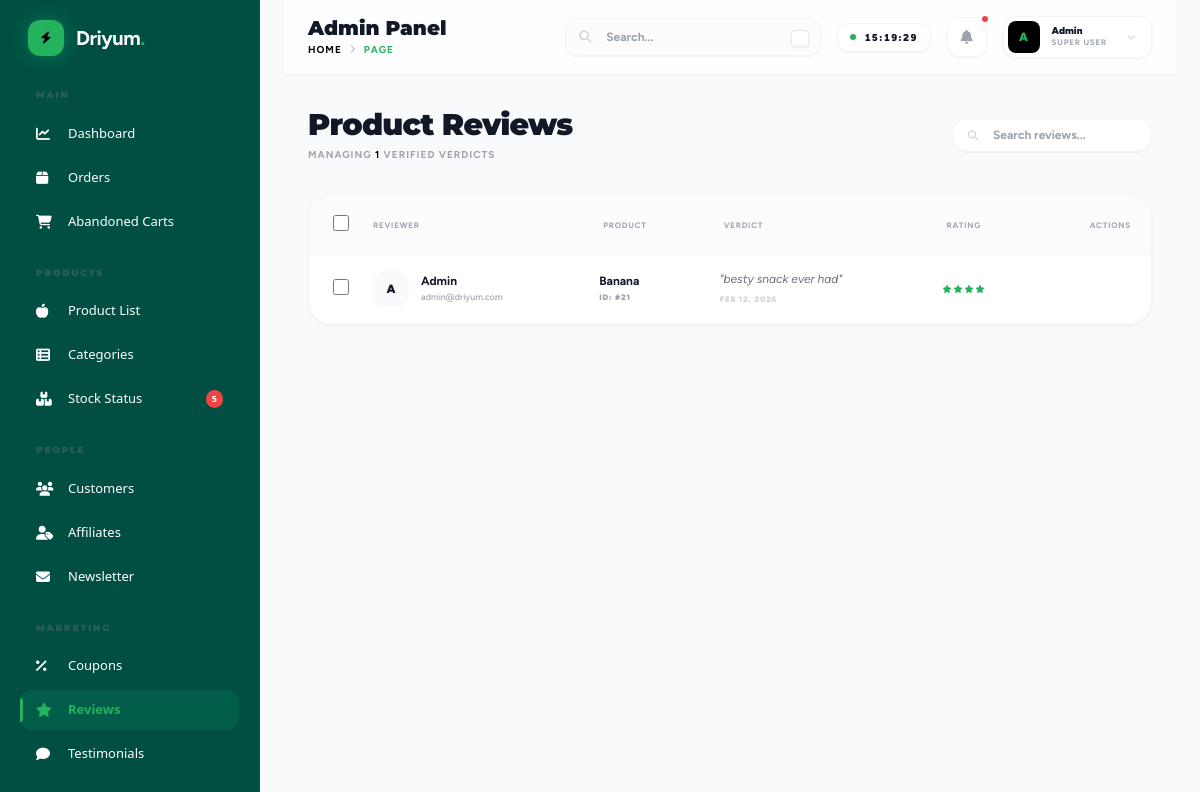
Screenshot of /admin/reviews.php (signed in) with the database file from the repository.
### tables this page shows
CREATE TABLE `reviews` (
  `id` int(11) NOT NULL,
  `product_id` int(11) NOT NULL,
  `user_id` int(11) NOT NULL,
  `rating` int(11) DEFAULT 5,
  `comment` text DEFAULT NULL,
  `is_approved` tinyint(1) DEFAULT 0,
  `created_at` timestamp NOT NULL DEFAULT current_timestamp()
);

CREATE TABLE `users` (
  `id` int(11) NOT NULL,
  `name` varchar(255) NOT NULL,
  `email` varchar(255) NOT NULL,
  `phone` varchar(20) DEFAULT NULL,
  `password` varchar(255) NOT NULL,
  `is_admin` tinyint(1) DEFAULT 0,
  `is_active` tinyint(1) DEFAULT 1,
  `created_at` timestamp NOT NULL DEFAULT current_timestamp(),
  `updated_at` timestamp NOT NULL DEFAULT current_timestamp() ON UPDATE current_timestamp()
);

CREATE TABLE `products` (
  `id` int(11) NOT NULL,
  `category_id` int(11) NOT NULL,
  `name` varchar(255) NOT NULL,
  `slug` varchar(255) NOT NULL,
  `description` text DEFAULT NULL,
  `ingredients` text DEFAULT NULL,
  `nutritional_info` text DEFAULT NULL,
  `weight` varchar(50) DEFAULT NULL,
  `shelf_life` varchar(100) DEFAULT NULL,
  `storage_instructions` text DEFAULT NULL,
  `image` varchar(500) DEFAULT NULL,
  `bg_color` varchar(20) DEFAULT NULL,
  `price` decimal(10,2) NOT NULL,
  `original_price` decimal(10,2) DEFAULT NULL,
  `discount_percentage` int(11) DEFAULT 0,
  `stock` int(11) DEFAULT 0,
  `sku` varchar(100) DEFAULT NULL,
  `is_active` tinyint(1) DEFAULT 1,
  `is_featured` tinyint(1) DEFAULT 0,
  `is_combo` tinyint(1) DEFAULT 0,
  `is_new` tinyint(1) DEFAULT 0,
  `is_vegetarian` tinyint(1) DEFAULT 1,
  `country_of_origin` varchar(100) DEFAULT 'India',
  `created_at` timestamp NOT NULL DEFAULT current_timestamp(),
  `updated_at` timestamp NOT NULL DEFAULT current_timestamp() ON UPDATE current_timestamp()
);

### includes/functions.php (called while the page is built, shortened)
<?php
require_once __DIR__ . '/../config/database.php';
function sanitize_input($data) {
    $data = trim($data);
    $data = stripslashes($data);
    $data = htmlspecialchars($data, ENT_QUOTES, 'UTF-8');
    return $data;
}
function get_pagination_data($query, $params = [], $per_page = 10) {
    $page = isset($_GET['page']) ? (int)$_GET['page'] : 1;
    $count_query = "SELECT COUNT(*) as total FROM ($query) as t";
    $total_res = fetch_one($count_query, $params);
    $total_records = $total_res['total'] ?? 0;
    $total_pages = ceil($total_records / $per_page);
    $offset = ($page - 1) * $per_page;
    $paginated_query = $query . " LIMIT $per_page OFFSET $offset";
    $records = fetch_all($paginated_query, $params);
    return [
        'records' => $records,
        'current_page' => $page,
        'total_pages' => $total_pages,
        'total_records' => $total_records,
        'per_page' => $per_page
    ];
}

### config/database.php (called while the page is built, shortened)
<?php
function get_db_connection() {
    static $conn = null;
    if ($conn === null) {
        $conn = @mysqli_connect(DB_HOST, DB_USER, DB_PASS, DB_NAME);
        mysqli_set_charset($conn, "utf8mb4");
        mysqli_query($conn, "SET time_zone = '+05:30'");
    }
    return $conn;
}
function execute_query($sql, $params = []) {
    $conn = get_db_connection();
    if (!empty($params)) {
        $stmt = mysqli_prepare($conn, $sql);
        if ($stmt) {
            $types = '';
            $values = [];
            foreach ($params as $param) {
                if (is_int($param)) {
                    $types .= 'i';
                } elseif (is_double($param)) {
                    $types .= 'd';
                } else {
                    $types .= 's';
                }
                $values[] = $param;
            }
            mysqli_stmt_bind_param($stmt, $types, ...$values);
            $result = mysqli_stmt_get_result($stmt);
            return $result;
        }
        return false;
    }
    return mysqli_query($conn, $sql);
}
function fetch_all($sql, $params = []) {
    $result = execute_query($sql, $params);
    if ($result) {
        $rows = [];
        while ($row = mysqli_fetch_assoc($result)) {
            $rows[] = $row;
        }
        return $rows;
    }
    return [];
}
function fetch_one($sql, $params = []) {
    $result = execute_query($sql, $params);
    if ($result) {
        return mysqli_fetch_assoc($result);
    }
    return null;
}

### admin/reviews.php (the view, shortened to what this page needs)
<?php
require_once '../config/database.php';
require_once '../includes/functions.php';
?>
<?php include 'includes/header.php'; ?>
<?php
$search = sanitize_input($_GET['q'] ?? '');
$params = [];
$where = "WHERE 1=1";
$query = "SELECT r.*, u.name as user_name, u.email as user_email, p.name as product_name
          FROM reviews r
          JOIN users u ON r.user_id = u.id
          JOIN products p ON r.product_id = p.id
          $where
          ORDER BY r.created_at DESC";
$pagination = get_pagination_data($query, $params, 15);
$reviews = $pagination['records'];
?>
<div class="mb-8 flex flex-col md:flex-row justify-between items-start md:items-center gap-6 anim-up">
    <div>
        <h1 class="text-3xl font-black text-gray-900 crimson-pro tracking-tight">Product Reviews</h1>
        <p class="text-[10px] font-bold text-gray-400 uppercase tracking-widest mt-1">Managing <span class="text-black"><?php echo $pagination['total_records']; ?></span> verified verdicts</p>
    </div>
    <div class="flex flex-col sm:flex-row gap-3 w-full md:w-auto">
        <form class="relative group flex-1 sm:flex-none">
            <i class="fas fa-search absolute left-4 top-1/2 -translate-y-1/2 text-gray-300 group-focus-within:text-black transition-colors text-[10px]"></i>
            <input type="text" name="q" value="<?php echo htmlspecialchars($search); ?>" placeholder="Search reviews..." class="w-full bg-white border border-gray-100 rounded-2xl pl-10 pr-4 py-2 text-xs font-bold outline-none focus:border-black shadow-sm transition-all sm:min-w-[200px]">
        </form>
    </div>
</div>
<div class="bg-white rounded-3xl shadow-sm border border-gray-100 overflow-hidden anim-up">
    <div class="overflow-x-auto">
        <table class="w-full text-left border-collapse">
            <thead>
                <tr class="text-gray-400 text-[8px] uppercase bg-gray-50/50 border-b border-gray-100 font-black tracking-widest">
                    <th class="p-5 w-16 text-center">
                        <input type="checkbox" id="select-all" class="w-4 h-4 rounded border-gray-200 text-black focus:ring-black cursor-pointer" onchange="toggleSelectAll(this)">
                    </th>
                    <th class="p-5 pl-0">Reviewer</th>
                    <th class="p-5">Product</th>
                    <th class="p-5">Verdict</th>
                    <th class="p-5">Rating</th>
                    <th class="p-5 text-right">Actions</th>
                </tr>
            </thead>
            <tbody class="text-xs text-gray-600">
                <?php foreach ($reviews as $r): ?>
                <tr class="border-b border-gray-50 hover:bg-gray-50/50 transition-all group review-row">
                    <td class="p-4 text-center">
                        <input type="checkbox" class="review-checkbox w-4 h-4 rounded border-gray-200 text-[#24B25D] focus:ring-[#24B25D] cursor-pointer" value="<?php echo $r['id']; ?>" onchange="updateBulkBar()">
                    </td>
                    <td class="p-4 pl-0">
                        <div class="flex items-center gap-3">
                            <div class="w-9 h-9 rounded-xl bg-gray-50 flex items-center justify-center text-gray-900 font-black text-xs border border-gray-50 group-hover:bg-black group-hover:text-[#24B25D] transition-all">
                                <?php echo strtoupper(substr($r['user_name'], 0, 1)); ?>
                            </div>
                            <div>
                                <div class="font-bold text-gray-900"><?php echo $r['user_name']; ?></div>
                                <div class="text-[9px] text-gray-400 font-medium"><?php echo $r['user_email']; ?></div>
                            </div>
                        </div>
                    </td>
                    <td class="p-4">
                        <div class="font-bold text-gray-900"><?php echo $r['product_name']; ?></div>
                        <div class="text-[8px] text-gray-400 font-black uppercase tracking-widest">ID: #<?php echo $r['product_id']; ?></div>
                    </td>
                    <td class="p-4 max-w-xs">
                        <p class="text-xs text-gray-500 italic line-clamp-2">"<?php echo htmlspecialchars($r['comment']); ?>"</p>
                        <span class="text-[8px] font-black text-gray-300 uppercase tracking-widest mt-1 block"><?php echo date('M d, Y', strtotime($r['created_at'])); ?></span>
                    </td>
                    <td class="p-4">
                        <div class="flex text-[#24B25D] text-[8px] gap-0.5">
                            <?php for($i=0; $i<$r['rating']; $i++) echo '<i class="fas fa-star"></i>'; ?>
                        </div>
                    </td>
                    <td class="p-4 text-right">
                    </td>
                </tr>
                <?php endforeach; ?>
            </tbody>
        </table>
    </div>
</div>
<?php include 'includes/footer.php'; ?>

### assets/css/chunky.css (style rules this page uses)
:root { --color-bg: #FFFEDC; --color-primary: #24B25D; --color-primary-dark: #17775D; --color-text: #111827; --color-bg-card: #ffffff; --shadow-chunk: 0 8px 0 rgba(0, 0, 0, 0.05), 0 12px 24px rgba(0, 0, 0, 0.1); --shadow-float: 0 10px 30px -5px rgba(25, 220, 126, 0.3); --font-heading: 'Montserrat', sans-serif; --font-body: 'Figtree', sans-serif; --font-cute: 'Delius', cursive; --radius-l: 24px; --radius-xl: 40px; --radius-pill: 100px; }
.anim-up { animation: anim-up 0.6s cubic-bezier(0.34, 1.56, 0.64, 1) forwards; }
body { background-color: var(--color-bg); color: var(--color-text); font-family: var(--font-body); -webkit-font-smoothing: antialiased; overflow-x: clip; }
h1, h2, h3, h4, h5, h6 { font-family: var(--font-heading); }
:root { --heading-clamp: clamp(2.5rem, 8vw, 6rem); --subheading-clamp: clamp(1.25rem, 3vw, 2.5rem); }

### admin/includes/header.php (style rules this page uses)
body { font-family: 'Figtree', sans-serif; background-color: #fcfdfe; color: #1e293b; }
.crimson-pro { font-family: 'Montserrat', sans-serif; }
.anim-up { animation: slideIn 0.3s ease-out forwards; }

### rows the page displays
reviews: user.name "A", user.name "Admin", user.email "admin@driyum.com", product.name "Banana", product "21", comment "besty snack ever had", created_at "FEB 12, 2026", rating 4 (drawn)

### other values shown
$low_stock_count "5"
$page_titles[$curr_page] "Admin Panel"
$page_titles[$curr_page] "PAGE"
$pagination['total_records'] "1"
